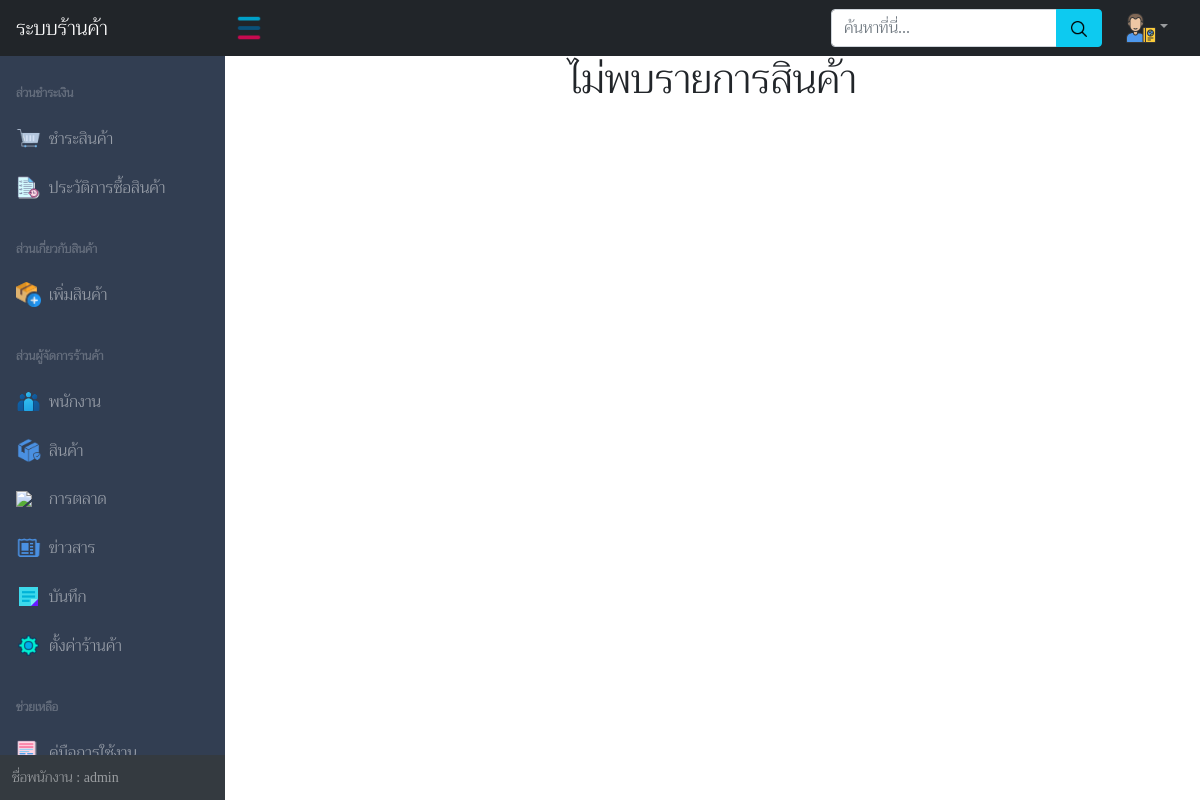
The page /pages/statement.php (signed in) on the database as committed earlier.
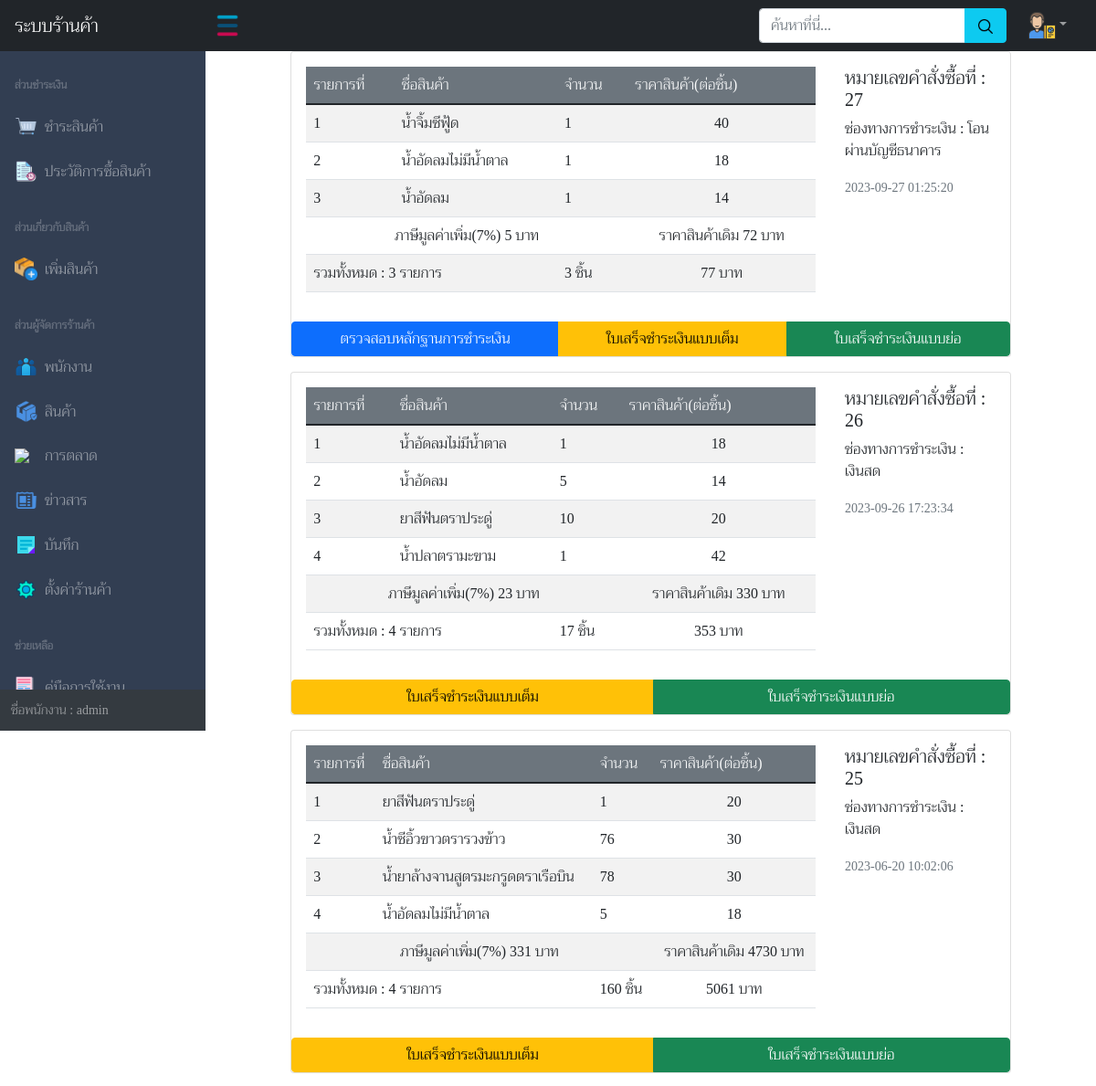
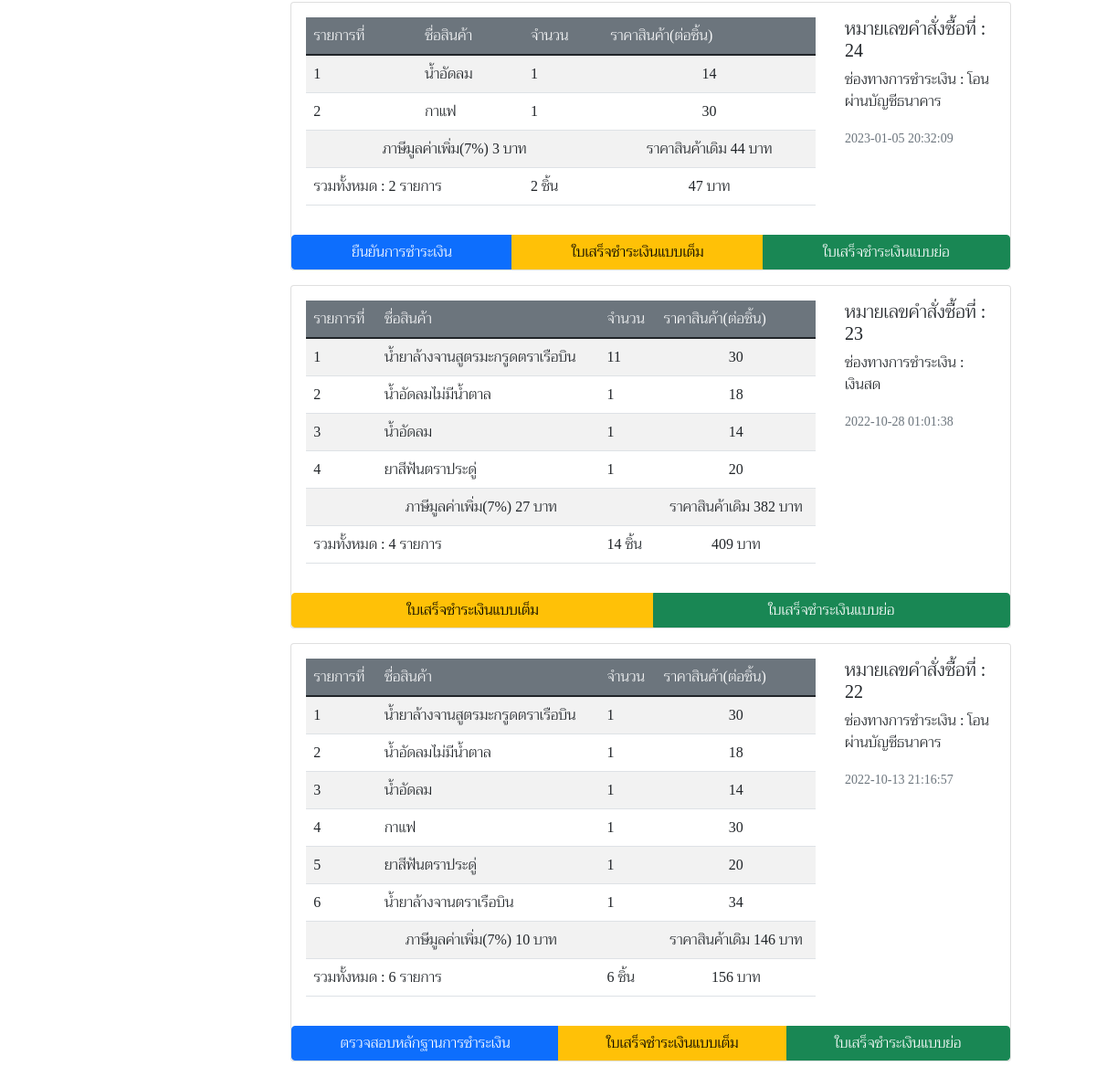
The same page on the database as committed later (2 pictures, top to bottom).
### tables this page shows
CREATE TABLE `history` (
  `id_history` int(11) NOT NULL,
  `id_staff` varchar(500) NOT NULL,
  `id_item` varchar(500) NOT NULL,
  `name_item` varchar(220) NOT NULL,
  `values_item` varchar(200) NOT NULL,
  `price_item` varchar(220) NOT NULL,
  `income_history` int(11) NOT NULL DEFAULT '0',
  `datetime_history` datetime NOT NULL,
  `transfer_history` varchar(200) NOT NULL,
  `image_history` varchar(600) NOT NULL DEFAULT '0',
  `fullname_staff` varchar(110) DEFAULT NULL,
  `nametax_history` varchar(110) DEFAULT NULL,
  `address_history` varchar(110) DEFAULT NULL,
  `tax_setting` int(10) NOT NULL
);

### php_action/check.php (called while the page is built, shortened)
<?php
$id_staff = $_SESSION['id_staff'];
?>

### pages/statement.php (the view, shortened to what the changed rows need)
<!DOCTYPE html>
<html lang="en">
<head>
    <?php
    require('../php_action/check.php');
    include('../php_action/bootstrap.php');
    ?>
</head>
<body class="sb-nav-fixed">
    <div id="layoutSidenav_content">
        <main>
            <div class="container-fluid">
                <div class="row">
                    <div class="col-xl-10 col-lg-10 col-md-10">
                        <?php
                        require_once('../php_action/dbconnect.php');
                        $limititempage = 6;
                        if (isset($_GET['page'])) {
                            $page = $_GET['page'];
                        } else {
                            $page = 1;
                        }
                        $start = ($page - 1) * $limititempage;
                        $sql = "SELECT * FROM history WHERE id_staff = '$id_staff' ORDER BY id_history DESC LIMIT $start,$limititempage";
                        $result = $con->query($sql);
                        if ($result->num_rows == 0) :
                            echo "<h1 class='text-center'>ไม่พบรายการสินค้า<h1>";
                        endif;
                        while ($row = $result->fetch_assoc()) :
                            if ($row['transfer_history'] == 'cash') {
                                $transfer = 'เงินสด';
                            }
                            if ($row['transfer_history'] == 'bank') {
                                $transfer = 'โอนผ่านบัญชีธนาคาร';
                            }
                        ?>
                            <div class="card mb-3">
                                <div class="row g-0">
                                    <div class="col-md-9">
                                        <div class="card-body table-responsive">
                                            <table class="table rounded-3 table-striped">
                                                <thead class="bg-secondary text-light">
                                                    <tr>
                                                        <td>รายการที่</td>
                                                        <td>ชื่อสินค้า</td>
                                                        <td>จำนวน</td>
                                                        <td>ราคาสินค้า(ต่อชิ้น)</td>
                                                    </tr>
                                                </thead>
                                                <tbody>
                                                    <?php
                                                    $name_table = explode(",", $row['name_item']);
                                                    $values_table = explode(",", $row['values_item']);
                                                    $price_table = explode(",", $row['price_item']);
                                                    $num_table = count($name_table);
                                                    $multiply = [];
                                                    for ($i = 0; $i <= $num_table; $i++) {
                                                        array_push($multiply, $price_table[$i] * $values_table[$i]);
                                                    }
                                                    for ($i = 0; $i < $num_table; $i++) { ?>
                                                        <tr>
                                                            <td><?= $i + 1 ?></td>
                                                            <td class="text-break"><?= $name_table[$i] ?></td>
                                                            <td class="text-break"><?= $values_table[$i] ?></td>
                                                            <td class="text-break text-center"><?= $price_table[$i] ?></td>
                                                        </tr>
                                                    <?php } ?>
                                                    <?php if ($row['tax_setting'] == 1) {
                                                        $taxsum = round(array_sum($multiply) * 7 / 100);
                                                    ?>
                                                        <tr>
                                                            <td colspan="3" class="text-center">ภาษีมูลค่าเพิ่ม(7%) <?= $taxsum ?> บาท</td>
                                                            <td colspan="3" class="text-center">ราคาสินค้าเดิม <?= array_sum($multiply) ?> บาท</td>
                                                        </tr>
                                                    <?php } ?>
                                                    <tr>
                                                        <td colspan="2">รวมทั้งหมด : <?= $num_table ?> รายการ</td>
                                                        <td><?php echo array_sum($values_table) ?> ชิ้น</td>
                                                        <td class="text-center"><?= array_sum($multiply) + $taxsum ?> บาท</td>
                                                    </tr>
                                                </tbody>
                                            </table>
                                        </div>
                                    </div>
                                    <div class="col-md-3">
                                        <div class="card-body">
                                            <h5 class="card-title">หมายเลขคำสั่งซื้อที่ : <?= $row['id_history'] ?></h5>
                                            <p class="card-text">ช่องทางการชำระเงิน : <?= $transfer ?></p>
                                            <p class="card-text"><small class="text-muted"><?= $row['datetime_history'] ?></small></p>
                                        </div>
                                    </div>
                                </div>
                                <div class="btn-group" role="group">
                                    <?php
                                    if ($row['transfer_history'] == "bank" && $row['transfer_history'] != "cash" && $row['image_history'] == 0) { ?>
                                        <button type="button" class="btn btn-primary" onclick="ageen(this.value)" value="<?php echo $row['id_history'] ?>">ยืนยันการชำระเงิน</button>
                                    <?php }
                                    if ($row['transfer_history'] == "bank" && $row['transfer_history'] != "cash" && $row['image_history'] != 0) { ?>
                                        <a type="button" class="btn btn-primary" href="<?= $row['image_history'] ?>">ตรวจสอบหลักฐานการชำระเงิน</a>
                                    <?php }
                                    if ($row['tax_setting'] == 1) :
                                    ?>
                                        <a class="btn btn-warning" href="addcustomertax.php?id_history=<?= $row['id_history'] ?>">ใบเสร็จชำระเงินแบบเต็ม</a>
                                        <a type="button" class="btn btn-success" href="../pdfprint/payment_receipt.php?id_history=<?= $row['id_history'] ?>">ใบเสร็จชำระเงินแบบย่อ</a>
                                    <?php else : ?>
                                        <a type="button" class="btn btn-success" href="../pdfprint/payment_notax.php?id_history=<?= $row['id_history'] ?>">ใบเสร็จรับเงิน</a>
                                    <?php endif
                                    ?>
                                </div>
                            </div>
                        <?php
                            $taxsum = 0;
                        endwhile ?>
                    </div>
                </div>
            </div>
    </div>
    </div>
</body>
</html>

Rows that differ between the two databases and show on the page:
added history: name_item "น้ำจิ้มซีฟู้ด", tax_setting "1", price_item "40", name_item "น้ำอัดลมไม่มีน้ำตาล", price_item "18", name_item "น้ำอัดลม", price_item "14", taxsum "5", array_sum($multiply) "72", name_item "3", values_item "3", array_sum($multiply) + $taxsum "77", id_history "27", transfer_history "โอนผ่านบัญชีธนาคาร", datetime_history "2023-09-27 01:25:20"
added history: name_item "น้ำอัดลมไม่มีน้ำตาล", values_item "1", price_item "18", name_item "น้ำอัดลม", values_item "5", price_item "14", name_item "ยาสีฟันตราประดู่", values_item "10", price_item "20", name_item "น้ำปลาตรามะขาม", price_item "42", taxsum "23", array_sum($multiply) "330", name_item "4", values_item "17", array_sum($multiply) + $taxsum "353", id_history "26", transfer_history "เงินสด", datetime_history "2023-09-26 17:23:34"
added history: name_item "ยาสีฟันตราประดู่", values_item "1", price_item "20", name_item "น้ำซีอิ้วขาวตรารวงข้าว", values_item "76", price_item "30", name_item "น้ำยาล้างจานสูตรมะกรูดตราเรือบิน", values_item "78", name_item "น้ำอัดลมไม่มีน้ำตาล", values_item "5", price_item "18", taxsum "331", array_sum($multiply) "4730", name_item "4", values_item "160", array_sum($multiply) + $taxsum "5061", id_history "25", transfer_history "เงินสด", datetime_history "2023-06-20 10:02:06"
added history: name_item "น้ำอัดลม", values_item "1", price_item "14", name_item "กาแฟ", price_item "30", taxsum "3", array_sum($multiply) "44", name_item "2", values_item "2", array_sum($multiply) + $taxsum "47", id_history "24", transfer_history "โอนผ่านบัญชีธนาคาร", datetime_history "2023-01-05 20:32:09"
added history: name_item "น้ำยาล้างจานสูตรมะกรูดตราเรือบิน", values_item "11", price_item "30", name_item "น้ำอัดลมไม่มีน้ำตาล", values_item "1", price_item "18", name_item "น้ำอัดลม", price_item "14", name_item "ยาสีฟันตราประดู่", price_item "20", taxsum "27", array_sum($multiply) "382", name_item "4", values_item "14", array_sum($multiply) + $taxsum "409", id_history "23", transfer_history "เงินสด", datetime_history "2022-10-28 01:01:38"
added history: name_item "น้ำยาล้างจานสูตรมะกรูดตราเรือบิน", values_item "1", price_item "30", name_item "น้ำอัดลมไม่มีน้ำตาล", price_item "18", name_item "น้ำอัดลม", price_item "14", name_item "กาแฟ", name_item "ยาสีฟันตราประดู่", price_item "20", name_item "น้ำยาล้างจานตราเรือบิน", price_item "34", taxsum "10", array_sum($multiply) "146", name_item "6", values_item "6", array_sum($multiply) + $taxsum "156", id_history "22", transfer_history "โอนผ่านบัญชีธนาคาร", datetime_history "2022-10-13 21:16:57"
Other text that changed with them:
text no longer shown: "ไม่พบรายการสินค้า"
